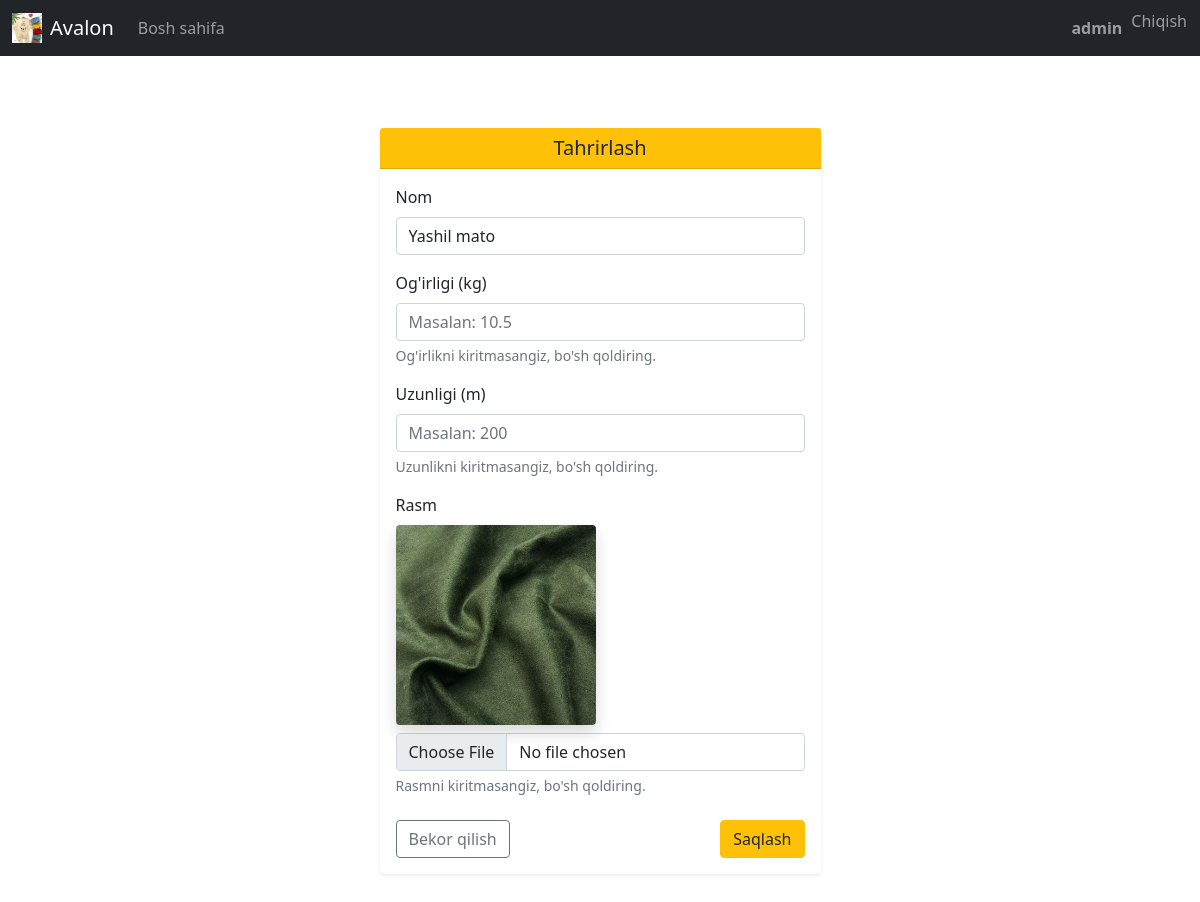
Screenshot of /fabric/1/edit/ (signed in) with the database file from the repository.
### app/models.py (models this page shows)
class Fabric(models.Model):
    UNIT_CHOICES = [
        ('kg', 'кг'),
        ('m', 'м'),
        ('pcs', 'шт'),
    ]
    name = models.CharField(max_length=255, unique=True)
    quantity = models.DecimalField(max_digits=12, decimal_places=2, default=0)
    price = models.DecimalField(max_digits=12, decimal_places=2, default=0)
    unit = models.CharField(max_length=10, choices=UNIT_CHOICES, default='kg')
    image = models.ImageField(upload_to='fabrics/', blank=True, null=True)
    created_at = models.DateTimeField(auto_now_add=True)

### app/views.py (the view)
# urls.py: path('fabric/<int:pk>/edit/', views.edit_fabric, name='edit_fabric'),
@login_required
def edit_fabric(request, pk):
    fabric = get_object_or_404(Fabric, pk=pk)
    if request.method == 'POST':
        form = FabricForm(request.POST, request.FILES, instance=fabric)
        if form.is_valid():
            form.save()
            return redirect('home')
    else:
        form = FabricForm(instance=fabric)
    return render(request, 'main/edit_fabric.html', {'form': form, 'fabric': fabric})

### app/forms.py
class FabricForm(forms.ModelForm):
    class Meta:
        model = Fabric
        fields = ['name', 'quantity', 'price', 'unit', 'image']

### app/templates/main/edit_fabric.html (shortened to what this page needs)
{% extends 'main/base.html' %}
{% block content %}
<div class="container py-5">
  <div class="row justify-content-center">
    <div class="col-12 col-sm-10 col-md-8 col-lg-6 col-xl-5">
      <div class="card shadow-sm border-0 rounded-3">
        <div class="card-header bg-warning text-dark text-center">
          <h2 class="h5 mb-0">Tahrirlash</h2>
        </div>
        <div class="card-body">
          <form method="post" enctype="multipart/form-data" novalidate>
            <div class="mb-3">
              <label for="id_name" class="form-label">Nom</label>
              <input type="text" name="name" id="id_name" class="form-control"
                     value="{{ fabric.name }}" placeholder="Nomini kiriting" required>
            </div>
            <div class="mb-3">
              <label for="id_weight" class="form-label">Og'irligi (kg)</label>
              <input type="number" step="0.01" name="weight" id="id_weight" class="form-control"
                     value="{{ fabric.weight }}" placeholder="Masalan: 10.5">
              <div class="form-text">Og'irlikni kiritmasangiz, bo'sh qoldiring.</div>
            </div>
            <div class="mb-3">
              <label for="id_length" class="form-label">Uzunligi (m)</label>
              <input type="number" step="0.01" name="length" id="id_length" class="form-control"
                     value="{{ fabric.length }}" placeholder="Masalan: 200">
              <div class="form-text">Uzunlikni kiritmasangiz, bo'sh qoldiring.</div>
            </div>
            <div class="mb-3">
              <label class="form-label">Rasm</label>
              {% if fabric.image %}
                <div class="mb-2">
                  <img src="{{ fabric.image.url }}" alt="Изображение" class="img-fluid rounded shadow" style="max-height: 200px;">
                </div>
              {% endif %}
              <input type="file" name="image" class="form-control">
              <div class="form-text">Rasmni kiritmasangiz, bo'sh qoldiring.</div>
            </div>
            <div class="d-flex justify-content-between mt-4">
              <a href="{% url 'home' %}" class="btn btn-outline-secondary">Bekor qilish</a>
              <button type="submit" class="btn btn-warning text-dark">Saqlash</button>
            </div>
          </form>
        </div>
      </div>
    </div>
  </div>
</div>
{% endblock %}

### app/templates/main/base.html (shortened to what this page needs)
<!DOCTYPE html>
<html lang="en">
<head>
    <link href="https://cdn.jsdelivr.net/npm/bootstrap@5.0.2/dist/css/bootstrap.min.css"
          rel="stylesheet"
>
</head>
<body>
<nav class="navbar navbar-expand-lg navbar-dark bg-dark">
    <div class="container-fluid">
        <a href="/home" class="navbar-brand d-flex align-items-center">
            <img src="/media/def/main_img.jpg" alt="Logo" height="30" class="me-2">
            Avalon
        </a>
        <div class="collapse navbar-collapse" id="navbarContent">
            <ul class="navbar-nav me-auto mb-2 mb-lg-0">
                <li class="nav-item">
                    <a href="/home" class="nav-link">Bosh sahifa</a>
                </li>
            </ul>
            <ul class="navbar-nav ms-auto mb-2 mb-lg-0">
                {% if user.is_authenticated %}
                <li class="nav-item d-flex align-items-center">
                    <span class="navbar-text me-2"><strong>{{ user.username }}</strong></span>
                </li>
                <li class="nav-item">
                    <form method="post" action="{% url 'logout' %}" class="m-0 p-0">
                        <button type="submit" class="btn btn-link nav-link p-0">
                            Chiqish
                        </button>
                    </form>
                </li>
                {% endif %}
            </ul>
        </div>
    </div>
</nav>
<div class="container mt-4">
    {% block content %}{% endblock %}
</div>
</body>
</html>

### app/templates/main/base.html (style rules this page uses)
.navbar-brand img { max-height: 30px; width: auto; }
.nav-link, .navbar-text { white-space: nowrap; }

### rows the page displays
Fabric: name "Yashil mato", image (picture)

### other values shown
{{ user.username }} "admin"
